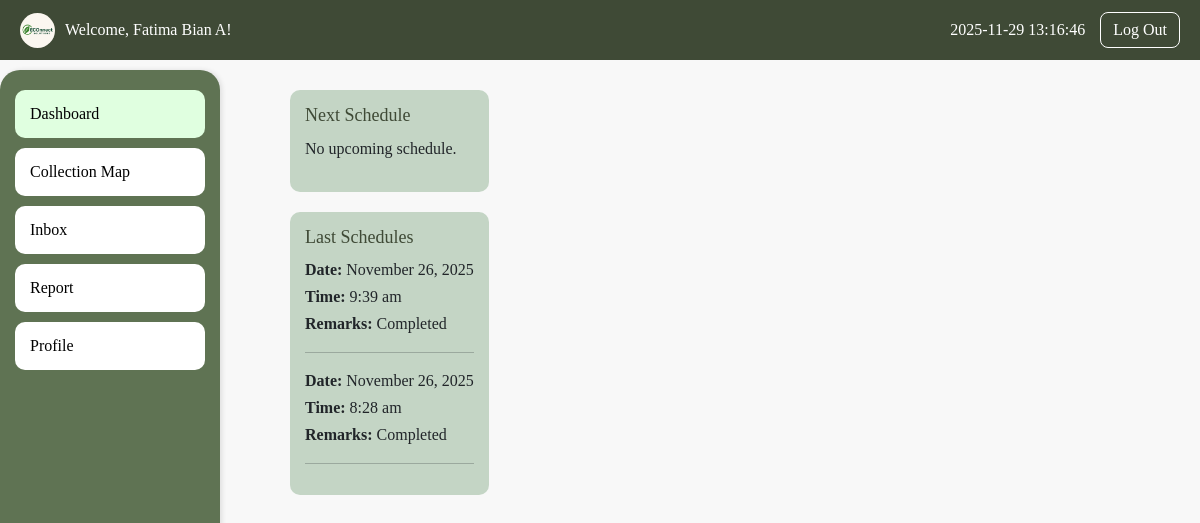
Screenshot of /crew/crewDash.php (signed in) with the database file from the repository.
### tables this page shows
CREATE TABLE `collection_crew` (
  `id` int(11) NOT NULL,
  `full_name` varchar(100) NOT NULL,
  `barangay` varchar(100) NOT NULL,
  `username` varchar(255) DEFAULT NULL,
  `status` varchar(20) NOT NULL DEFAULT 'Active',
  `password` varchar(255) NOT NULL,
  `email` varchar(100) DEFAULT '',
  `phone` varchar(20) DEFAULT ''
);

CREATE TABLE `collection_schedule` (
  `id` int(11) NOT NULL,
  `barangay` varchar(100) NOT NULL,
  `date` date NOT NULL,
  `time` time NOT NULL
);

### crew/crewDash.php (the view, shortened to what this page needs)
<?php
include "../db_connect.php";
include "header.php";
$crew_id = $_SESSION['crew_id'];
$stmt = $conn->prepare("SELECT * FROM collection_crew WHERE id = ?");
$stmt->bind_param("i", $crew_id);
$stmt->execute();
$crew = $stmt->get_result()->fetch_assoc();
$barangay = $crew['barangay'];
$nextStmt = $conn->prepare("SELECT * FROM collection_schedule WHERE barangay=? AND date >= CURDATE() ORDER BY date ASC, time ASC LIMIT 1");
$nextStmt->bind_param("s", $barangay);
$nextStmt->execute();
$nextSchedule = $nextStmt->get_result()->fetch_assoc();
$lastStmt = $conn->prepare("SELECT * FROM collection_schedule WHERE barangay=? AND date < CURDATE() ORDER BY date DESC, time DESC LIMIT 2");
$lastStmt->bind_param("s", $barangay);
$lastStmt->execute();
$lastSchedules = $lastStmt->get_result()->fetch_all(MYSQLI_ASSOC);
?>
<!DOCTYPE html>
<html lang="en">
<head>
<link href="https://cdn.jsdelivr.net/npm/bootstrap@5.3.2/dist/css/bootstrap.min.css" rel="stylesheet">
<link rel="stylesheet" href="https://cdn.jsdelivr.net/npm/fullcalendar@6.1.8/index.global.min.css">
</head>
<body>
<div class="container">
    <?php include 'nav.php'; ?>
    <div class="main-content">
        <div class="schedule-container">
            <div class="schedule-box">
                <h3>Next Schedule</h3>
                <?php if($nextSchedule): ?>
                    <p><strong>Date:</strong> <?= date("F d, Y", strtotime($nextSchedule['date'])) ?></p>
                    <p><strong>Time:</strong> <?= date("g:i a", strtotime($nextSchedule['time'])) ?></p>
                <?php else: ?>
                    <p>No upcoming schedule.</p>
                <?php endif; ?>
            </div>
            <div class="schedule-box">
                <h3>Last Schedules</h3>
                <?php if($lastSchedules): ?>
                    <?php foreach($lastSchedules as $schedule): ?>
                        <div class="schedule-entry">
                            <p><strong>Date:</strong> <?= date("F d, Y", strtotime($schedule['date'])) ?></p>
                            <p><strong>Time:</strong> <?= date("g:i a", strtotime($schedule['time'])) ?></p>
                            <p><strong>Remarks:</strong> Completed</p>
                        </div>
                        <hr>
                    <?php endforeach; ?>
                <?php else: ?>
                    <p>No previous schedules.</p>
                <?php endif; ?>
            </div>
        </div>
    </div>
</div>
</body>
</html>

### crew/header.php (shortened to what this page needs)
<?php
include "../db_connect.php";
$crew_id = $_SESSION['crew_id'];
$stmt = $conn->prepare("SELECT full_name FROM collection_crew WHERE id = ?");
$stmt->bind_param("i", $crew_id);
$stmt->execute();
$result = $stmt->get_result();
$crew = $result->fetch_assoc();
$crew_name = $crew['full_name'];
?>
<div class="header">
    <div class="logo">
        <img src="../img/logoo.png" alt="Logo">
        <span>Welcome, <?= htmlspecialchars($crew_name) ?>!</span>
    </div>
    <div class="header-right">
        <div class="current-time"><?= date("Y-m-d H:i:s") ?></div>
        <button class="logout-btn" onclick="location.href='logout.php'">Log Out</button>
    </div>
</div>

### crew/header.php (style rules this page uses)
.header { width: 100%; background-color: #3f4a36; color: white; padding: 10px 20px; display: flex; align-items: center; justify-content: space-between; position: fixed; top: 0; left: 0; z-index: 9999; height: 60px; }
.header .logo { display: flex; align-items: center; gap: 10px; }
.header img { height: 35px; border-radius: 50%; }
.header-right { display: flex; align-items: center; gap: 15px; }
.logout-btn { color: white; background: transparent; border: 1px solid white; border-radius: 8px; padding: 5px 12px; cursor: pointer; }

### crew/crewDash.php (style rules this page uses)
body { margin: 0; font-family: Georgia, serif; background-color: #f8f8f8; padding-top: 70px; }
.container { display: flex; gap: 20px; padding: 20px; }
.main-content { margin-left: 220px; display: flex; gap: 20px; flex-wrap: wrap; }
.schedule-container { display: flex; flex-direction: column; gap: 20px; flex: 1; }
.schedule-box { background: #C4D5C5; padding: 15px; border-radius: 10px; }
.schedule-box h3 { font-size: 18px; color: #3f4a36; margin-bottom: 10px; }
.schedule-entry p { margin: 3px 0; }

### rows the page displays
collection_crew: full_name "Fatima Bian A"
collection_schedule: date "November 26, 2025", time "9:39 am"
collection_schedule: date "November 26, 2025", time "8:28 am"
